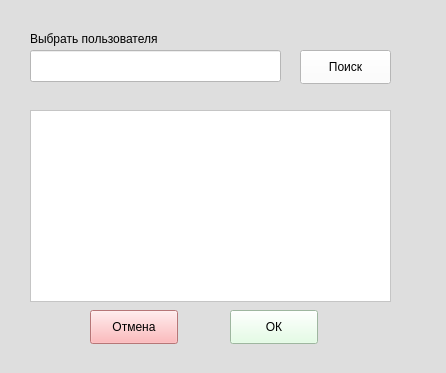
<?xml version="1.0" encoding="UTF-8"?>
<ui version="4.0">
 <class>managersecond</class>
 <widget class="QWidget" name="managersecond">
  <property name="geometry">
   <rect>
    <x>0</x>
    <y>0</y>
    <width>446</width>
    <height>373</height>
   </rect>
  </property>
  <property name="windowTitle">
   <string>managersecond</string>
  </property>
  <property name="styleSheet">
   <string notr="true">background-color: rgb(222, 222, 222);</string>
  </property>
  <widget class="QLabel" name="label">
   <property name="geometry">
    <rect>
     <x>30</x>
     <y>30</y>
     <width>151</width>
     <height>18</height>
    </rect>
   </property>
   <property name="text">
    <string>Выбрать пользователя</string>
   </property>
  </widget>
  <widget class="QLineEdit" name="lineEdit">
   <property name="geometry">
    <rect>
     <x>30</x>
     <y>50</y>
     <width>251</width>
     <height>32</height>
    </rect>
   </property>
   <property name="styleSheet">
    <string notr="true">background-color: rgb(255, 255, 255);</string>
   </property>
  </widget>
  <widget class="QListWidget" name="listWidget">
   <property name="geometry">
    <rect>
     <x>30</x>
     <y>110</y>
     <width>361</width>
     <height>192</height>
    </rect>
   </property>
   <property name="styleSheet">
    <string notr="true">background-color: rgb(255, 255, 255);</string>
   </property>
  </widget>
  <widget class="QPushButton" name="pushButton_2">
   <property name="geometry">
    <rect>
     <x>300</x>
     <y>50</y>
     <width>91</width>
     <height>34</height>
    </rect>
   </property>
   <property name="styleSheet">
    <string notr="true">background-color: rgb(255, 255, 255);</string>
   </property>
   <property name="text">
    <string>Поиск</string>
   </property>
  </widget>
  <widget class="QPushButton" name="pushButton">
   <property name="geometry">
    <rect>
     <x>230</x>
     <y>310</y>
     <width>88</width>
     <height>34</height>
    </rect>
   </property>
   <property name="styleSheet">
    <string notr="true">background-color: rgb(221, 255, 223);</string>
   </property>
   <property name="text">
    <string>ОК</string>
   </property>
  </widget>
  <widget class="QPushButton" name="pushButton_3">
   <property name="geometry">
    <rect>
     <x>90</x>
     <y>310</y>
     <width>88</width>
     <height>34</height>
    </rect>
   </property>
   <property name="styleSheet">
    <string notr="true">background-color: rgb(255, 165, 167);</string>
   </property>
   <property name="text">
    <string>Отмена</string>
   </property>
  </widget>
 </widget>
 <resources/>
 <connections/>
</ui>
